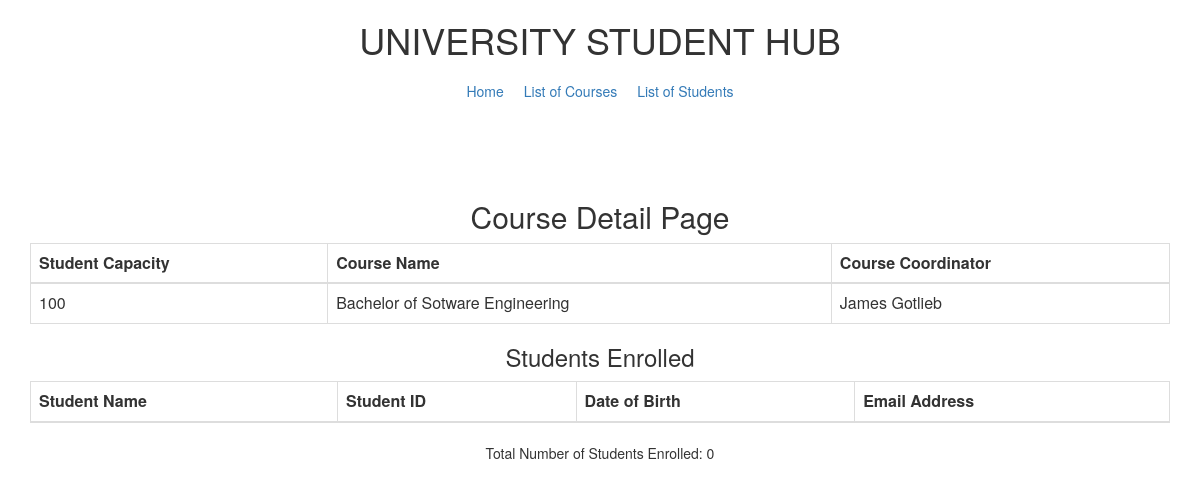
Page /courses/3/ on the committed database.
### StudentHubApp/models.py (models this page shows, shortened)
class Courses(models.Model):
    capacity = models.IntegerField() #Size (Max number of student)
    courseName = models.CharField(max_length=100) #course names
    nameOfCourseCordinator = models.CharField(max_length=100) #  Name of course cordinators

### StudentHubApp/views.py (the view)
# urls.py: path('courses/<int:course_id>/', views.courseDetails, name='course_detail') # single course view with details
def courseDetails(request, course_id):
    course = get_object_or_404(Courses, id=course_id)
    students_enrolled = Students.objects.filter(courseEnrolled=course)
    total_students_enrolled = students_enrolled.count()
    return render(request, 'course_details.html', {
        'course': course,
        'students_enrolled': students_enrolled,
        'total_students_enrolled': total_students_enrolled})

### StudentHubApp/templates/course_details.html (shortened to what this page needs)
{% extends 'base.html' %}
{% block content %}
<div class="container">
    <h2>Course Detail Page</h2>
    <table class="table table-bordered">
        <thead>
            <tr>
                <th>Student Capacity</th>
                <th>Course Name</th>
                <th>Course Coordinator</th>
            </tr>
        </thead>
        <tbody>
            <tr>
                <td>{{ course.capacity }}</td>
                <td>{{ course.courseName }}</td>
                <td>{{ course.nameOfCourseCordinator }}</td>
            </tr>
        </tbody>
    </table>
    <h3>Students Enrolled</h3>
    <table class="table table-bordered">
        <thead>
            <tr>
                <th>Student Name</th>
                <th>Student ID</th>
                <th>Date of Birth</th>
                <th>Email Address</th>
            </tr>
        </thead>
    </table>
    <p>Total Number of Students Enrolled: {{ total_students_enrolled }}</p>
</div>
{% endblock %}

### StudentHubApp/templates/base.html (style rules this page uses)
.container { text-align: center; margin-top: 50px; }

### rows in the picture
Courses: capacity "100", courseName "Bachelor of Sotware Engineering", nameOfCourseCordinator "James Gotlieb"

### other values in the picture
{{ total_students_enrolled }} "0"
